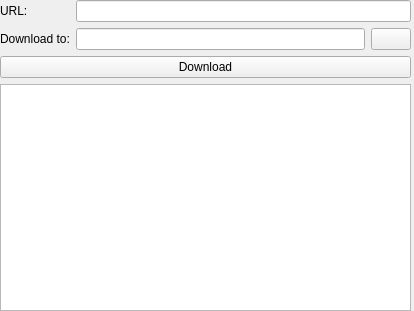
<?xml version="1.0" encoding="UTF-8"?>
<ui version="4.0">
 <class>MainWidget</class>
 <widget class="QWidget" name="MainWidget">
  <property name="geometry">
   <rect>
    <x>0</x>
    <y>0</y>
    <width>414</width>
    <height>311</height>
   </rect>
  </property>
  <property name="windowTitle">
   <string>Form</string>
  </property>
  <widget class="QWidget" name="">
   <property name="geometry">
    <rect>
     <x>0</x>
     <y>0</y>
     <width>411</width>
     <height>311</height>
    </rect>
   </property>
   <layout class="QGridLayout" name="gridLayout">
    <item row="0" column="0" colspan="2">
     <widget class="QLabel" name="label">
      <property name="text">
       <string>URL:</string>
      </property>
      <property name="buddy">
       <cstring>urlField</cstring>
      </property>
     </widget>
    </item>
    <item row="0" column="2" colspan="2">
     <widget class="QLineEdit" name="urlField"/>
    </item>
    <item row="1" column="0" colspan="2">
     <widget class="QLabel" name="label_2">
      <property name="text">
       <string>Download to:</string>
      </property>
      <property name="buddy">
       <cstring>downloadField</cstring>
      </property>
     </widget>
    </item>
    <item row="1" column="2">
     <widget class="QLineEdit" name="downloadField"/>
    </item>
    <item row="1" column="3">
     <widget class="QPushButton" name="browseButton">
      <property name="text">
       <string/>
      </property>
     </widget>
    </item>
    <item row="2" column="0" colspan="4">
     <widget class="QPushButton" name="downloadButton">
      <property name="text">
       <string>Download</string>
      </property>
     </widget>
    </item>
    <item row="3" column="0" colspan="4">
     <widget class="QTextEdit" name="textEdit"/>
    </item>
   </layout>
  </widget>
 </widget>
 <resources/>
 <connections/>
</ui>
